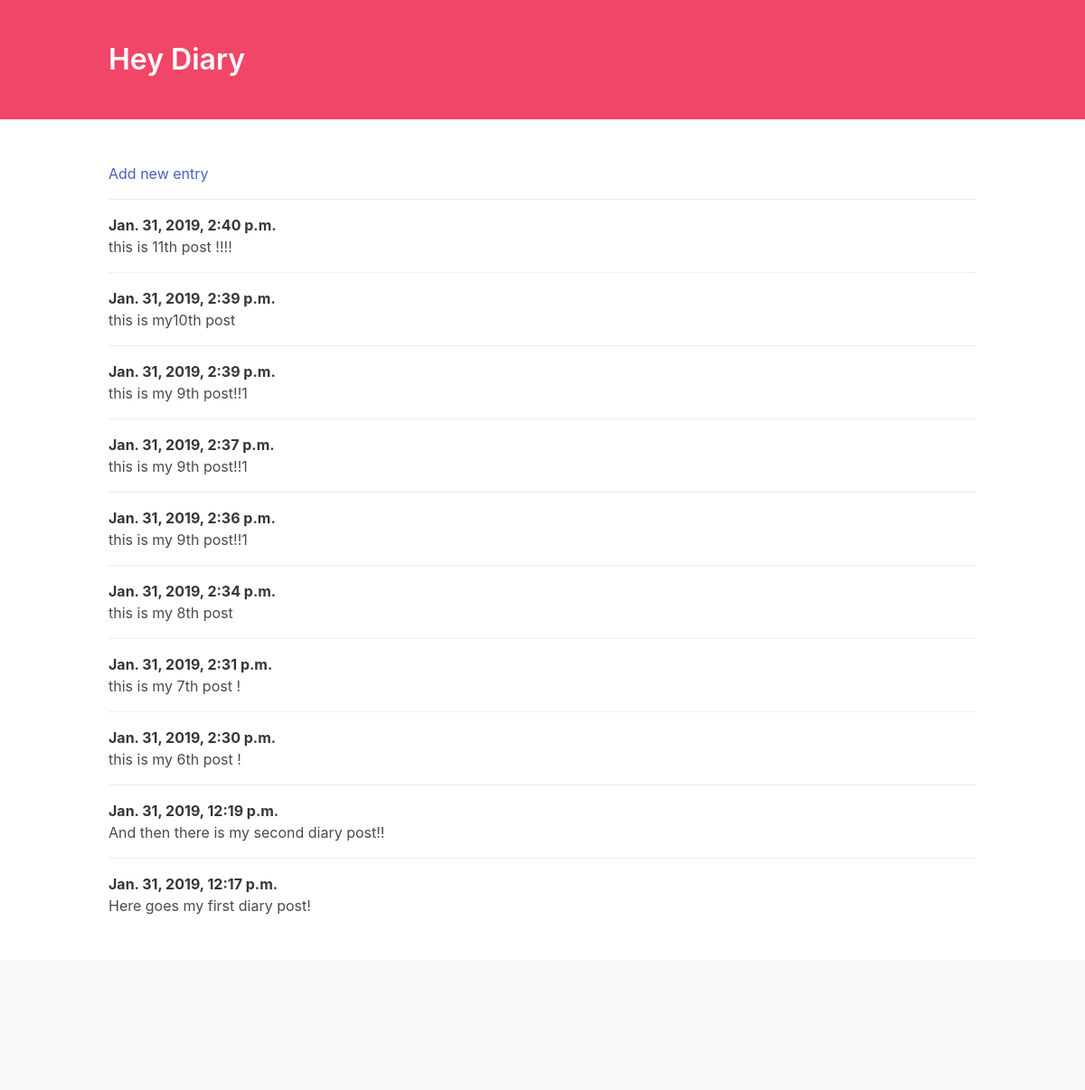
The page / on the database its author committed.
### daily/models.py (models this page shows, shortened)
class Entry(models.Model):
    text = models.TextField()
    date_posted = models.DateTimeField(auto_now_add=True)
    class Meta:
        verbose_name_plural = 'entries'

### daily/views.py (the view)
# urls.py: url(r'^$',views.index,name='index'),
def index(request):
    entries = Entry.objects.order_by('-date_posted') # Or can have .all()
    context = {'entries' : entries}
    return render(request, 'daily/index.html', context)

### daily/templates/daily/index.html (shortened to what this page needs)
<!DOCTYPE html>
<html lang="en">
<head>
    <link rel="stylesheet" href="https://cdnjs.cloudflare.com/ajax/libs/bulma/0.7.2/css/bulma.min.css" />
</head>
<body>
    <section class="hero is-danger">
        <div class="hero-body">
            <div class="container">
                <h1 class="title">
                    Hey Diary
                </h1>
            </div>
        </div>
    </section>
    <section class="section">
        <div class="container">
            <article class="media">
                <div class="media-content">
                    <div class="content">
                        <a href="{% url 'add' %}">Add new entry</a>
                    </div>
                </div>
            </article>
            {% for entry in entries %}
                <article class="media">
                    <div class="media-content">
                        <div class="content">
                            <p>
                                <strong>{{ entry.date_posted }}</strong>
                                <br> {{ entry.text }}
                            </p>
                        </div>
                    </div>
                </article>
            {% endfor %}
        </div>
    </section>
    <footer class="footer">
    </footer>
</body>
</html>

### rows shown on the page
Entry: date_posted "Jan. 31, 2019, 2:40 p.m.", text "this is 11th post !!!!"
Entry: date_posted "Jan. 31, 2019, 2:39 p.m.", text "this is my10th post"
Entry: date_posted "Jan. 31, 2019, 2:39 p.m.", text "this is my 9th post!!1"
Entry: date_posted "Jan. 31, 2019, 2:37 p.m.", text "this is my 9th post!!1"
Entry: date_posted "Jan. 31, 2019, 2:36 p.m.", text "this is my 9th post!!1"
Entry: date_posted "Jan. 31, 2019, 2:34 p.m.", text "this is my 8th post"
Entry: date_posted "Jan. 31, 2019, 2:31 p.m.", text "this is my 7th post !"
Entry: date_posted "Jan. 31, 2019, 2:30 p.m.", text "this is my 6th post !"
Entry: date_posted "Jan. 31, 2019, 12:19 p.m.", text "And then there is my second diary post!!"
Entry: date_posted "Jan. 31, 2019, 12:17 p.m.", text "Here goes my first diary post!"
